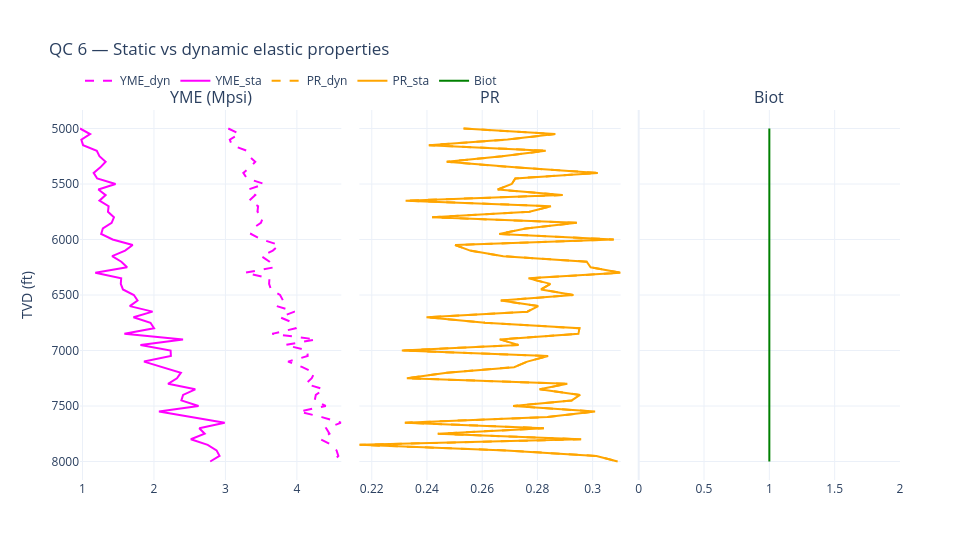

Write notebook code for a chart like this one.
### Markdown cell above
## 6. Static elastic properties

Bradford correlation (dynamic to static YME) + simple PR scaling.

### Code cell
df["YME_STA_Mpsi"] = StaticElasticPropertiesConverter.dyn2sta_yme_bradord_array(
    yme_dyn=df["YME_DYN_Mpsi"].tolist()
)
df["PR_STA"] = StaticElasticPropertiesConverter.dyn2sta_poissons_ratio_array(
    pr_dyn=df["PR_DYN"].tolist(),
    multiplier=1.0,
)
df["BIOT"] = [
    StaticElasticPropertiesConverter.biot_coefficient_constant_law(1.0)
    for _ in range(len(df))
]
display(df[["TVD", "YME_STA_Mpsi", "PR_STA", "BIOT"]].head())

# QC — the dynamic-to-static correction is the single biggest lever in a MEM,
# so plot both curves on the same track to see the magnitude of the shift.
qc_log_plot(
    [
        ("YME (Mpsi)", [(df["YME_DYN_Mpsi"], "YME_dyn", "magenta", "dash"),
                        (df["YME_STA_Mpsi"], "YME_sta", "magenta", None)]),
        ("PR", [(df["PR_DYN"], "PR_dyn", "orange", "dash"),
                (df["PR_STA"], "PR_sta", "orange", None)]),
        ("Biot", [(df["BIOT"], "Biot", "green", None)]),
    ],
    "QC 6 — Static vs dynamic elastic properties",
    width=980,
).show()
